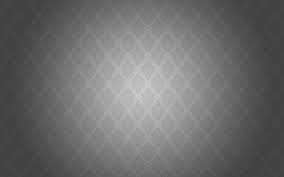
%> input picture concept of image/image1.jpg, 284 x 177 px
$ octave contrast.m   (GNU Octave 9; MATLAB toolbox functions it lacks are replaced by stand-ins)
%> lines starting %> are read from the running program, lines starting %| are printed output that depends on the picture
% Contrast => subtraction of maximum and minimum value
clc;
clear all;
close all;
r = imread('image1.jpg');
%> r is the input picture: size 177x284x3 uint8; min 62, max 206, mean 109.4
figure(1), imshow(r);
% Trying to increase contrast of an image
j = r*2;
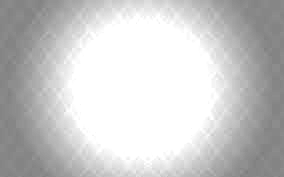
%> j: size 177x284x3 uint8; min 124, max 255, mean 202.5
figure(2), imshow(j);
% Trying to decrease contrast of an image
k = r * 0.6;
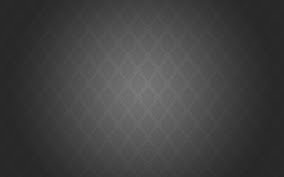
%> k: size 177x284x3 uint8; min 37, max 124, mean 65.6
figure(3), imshow(k);
% maps the intensity values in grayscale image쟅쟴o new values in쟆쟳uch that
% 1% of data is saturated at low and high intensities of쟅.
% This increases the contrast of the output image쟆

w = imadjust(r); % Distributes fairly
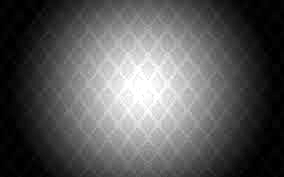
%> w: size 177x284x3 uint8; min 0, max 255, mean 89.9
figure(4), imshow(w);
figure(5), imhist(j, 64);
%> after `imhist(j, 64)`:
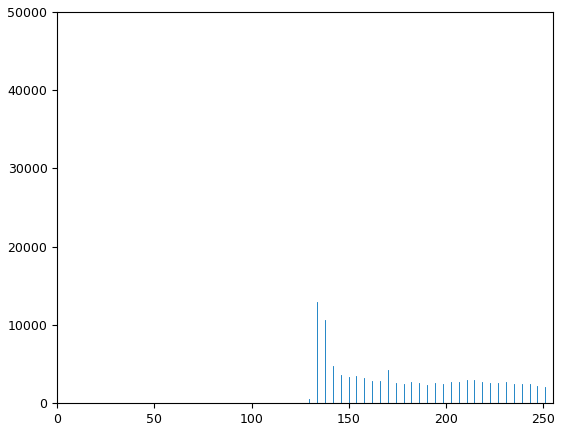
%> figure redrawn from the program's plot data; highest point at x = 255, y = 47253
